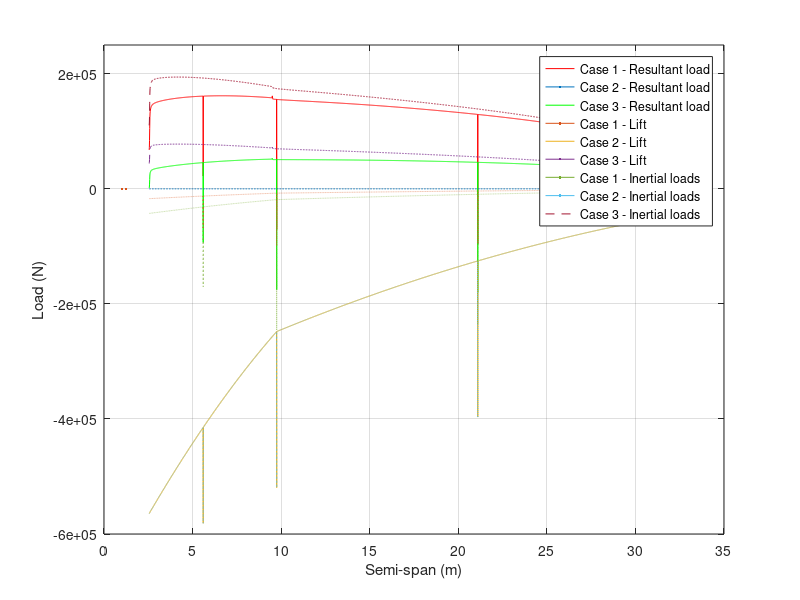
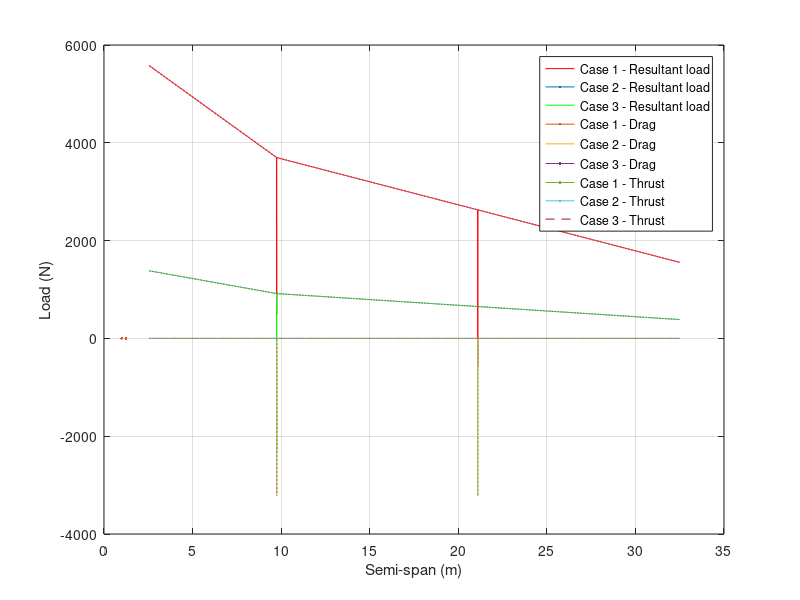
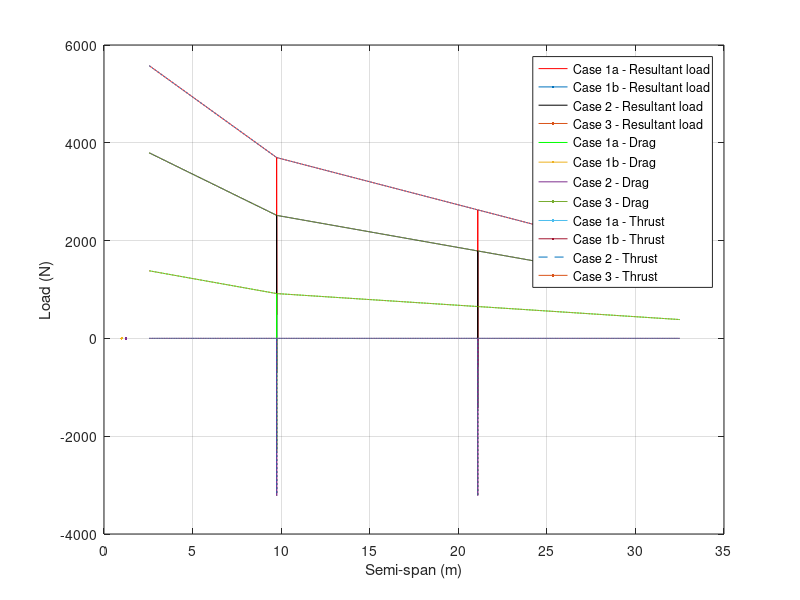
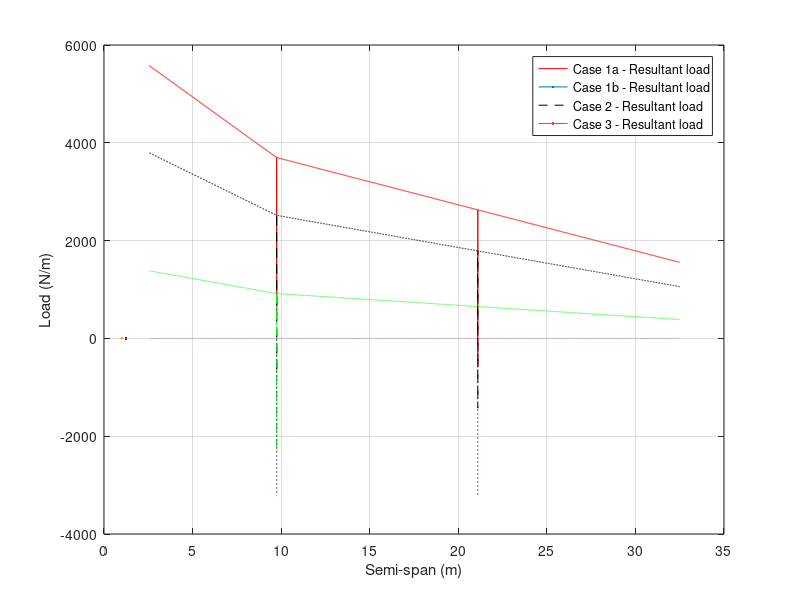

MATLAB code to generate these figures, in order:
clc
clear
close all

%LOADS DISTRIBUTION

%get chord distribution
%leading edge sweep angle
b = 32.45 * tand(26.6);
a = b - 3.47/4;

aa = (a + 3.47)/32.45;

%sweep_angle = atand(aa);
sweep_angle = atand(aa);

%chord distribution for first section
outer_chord = 13.89 - (9.75 * tand(sweep_angle));

gradient1 = (outer_chord - 13.89)/9.75;

%for outer section
gradient2 = (3.47 - outer_chord)/(32.45 - 9.75);

span1 = 2.55:0.01:9.75;
span2 = 9.75:0.01:32.5;

c2 = outer_chord - gradient2 * 9.75;

chord1 = gradient1 * span1 + 13.89;
chord2 = gradient2*span2+c2;

chord = [chord1,chord2];

%CMo for airfoil
Cmoairf = -0.131;

%constants
W_S = 7840;         %wing loading in N/m^2
S = 482;            %wing area in m^2
rho = 1.227;        %sea level density
W = 353385;         %mtow in kg
g = 9.81;           %gravitational constant
T = 321600;         %thrust produced by each engine in N

%masses and wing properties
m_dry = 27100/2;        %dry mass of the wing in kg
weight_wing = m_dry*g;  %weight of the wing in N
V_wing = 168.6331;      %volume of the wing in m^3 CHANGE THIS WITH THE REAL VALUE  

m_fuel = 176091;        %fuel mass in kg
rho_fuel = 804;         %fuel density in kg/m^3
length_ft = 26.83;      %length of fuel tank 

m_engine = 6147.1;      %mass of engine
m_mg = 15100;           %mass of main landing gear


%aerofoil properties
cg = 0.4141;                            %centre of gravity
arm_length = 0.1641;                    %distance of cg from aerodynamic centre
frontSpar = 0.12;                       %location of front spar
rearSpar = 0.7;                         %location of shear spar
flexAxis = (frontSpar+rearSpar)/2;      %location of flexural axis (shear centre)


%wing discretisation
span = [span1,span2];      %29.33 is the length of the wing that is outside of the fuselage

%area of the aerofoil at each section of the wing
area_aerofoil = 0.0939*chord.^2;


%cases: [case 1a, case 1b, case 3, case 2]

v = [130.537; 171.25; 81.21;95.3];           %speed in m/s
n = [2.5; 2.5; 3;1];                      %load factor
L = n*W*g;                              %overall lift
L(3) = 0;                               %assume no aerodynamic forces in case 3
C_l = (2*n*W_S)./(rho*v.^2);            %lift coefficient
C_l(3) = 0;                             %assume no aerodynamic forces in case 3
%C_d = [0.13; 0.022; 0];                 %drag coefficient taken from polars
C_d = [0.043; 0.017; 0;0.02];
D = 0.5.*rho.*v.^2.*S.*C_d;             %overall drag
L0 = L./(32.5*pi*0.5 - 6.34);           %assume an elliptical lift distribution

dy = 0.01;                      %length of each section
dV = area_aerofoil * dy;        %volume of each section

%load on each section of the wing due to the wing's weight
dW_wing = (weight_wing/V_wing) * dV;

%load due to 1 engine in N
dW_engine = [m_engine*g;m_engine*g;m_engine*g]; 

%load due to 1 main landing gear in N
dW_mg = [m_mg*g/4;m_mg*g/4;m_mg*g/4];

%load due to fuel in the wings in N
V_fuel = 219.75;                %volume of fuel in m^3
dmass_fuel = rho_fuel * dV;     %mass of fuel in each section
dmass_fuel(2747:end) = 0;       %no fuel after y = 30
dW_fuel = dmass_fuel*g;         %weight of fuel in each section

%add all of the weights to get the total weight experienced at each section
dW_total = zeros(4, length(chord));             %pre-define array

%case 1a - worst case scenario with no fuel weight
dW_total(1,:) = dW_total(1,:) + dW_wing;                             %add weight of wing
dW_total(1,721) = dW_total(1,721) + dW_engine(1)*0.01;         %add weight of engine 1
dW_total(1,1857) = dW_total(1,1857) + dW_engine(1)*0.01;     %add weight of engine 2
dW_total(1,306) = dW_total(1,306) + dW_mg(1)*0.01;             %add weight of landing gear
dW_total(1,:) = dW_total(1,:) * 100;

%case 1b - worst case scenario with no fuel weight
dW_total(2,:) = dW_total(2,:) + dW_wing;                             %add weight of wing
dW_total(2,721) = dW_total(2,721) + dW_engine(2)*0.01;         %add weight of engine 1
dW_total(2,1857) = dW_total(2,1857) + dW_engine(2)*0.01;     %add weight of engine 2
dW_total(2,306) = dW_total(2,306) + dW_mg(2)*0.01;             %add weight of landing gear
dW_total(2,:) = dW_total(2,:) * 100;

%case 3 - worst case scenario with fuel weight
dW_total(3,:) = dW_total(3,:) + dW_wing + dW_fuel;                   %add weight of wing and fuel
dW_total(3,721) = dW_total(3,721) + dW_engine(3)*0.01;         %add weight of engine 1
dW_total(3,1857) = dW_total(3,1857) + dW_engine(3)*0.01;     %add weight of engine 2
dW_total(3,306) = dW_total(3,306) + dW_mg(3)*0.01;             %add weight of landing gear
dW_total(3,:) = dW_total(3,:) * 100;
%dW_total(3,306) = dW_total(3,306) - 6.2349e6;             %add force of main landing gear on the wing at touch down

%case 2 - OEI no fuel in the wings. worst case scenario at take of (using take off speed)
dW_total(4,:) = dW_total(4,:) + dW_wing;                             %add weight of wing
dW_total(4,721) = dW_total(4,721) + dW_engine(2)*0.01;         %add weight of engine 1
dW_total(4,1857) = dW_total(4,1857) + dW_engine(2)*0.01;     %add weight of engine 2
dW_total(4,306) = dW_total(4,306) + dW_mg(2)*0.01;             %add weight of landing gear
dW_total(4,:) = dW_total(4,:) * 100;

dW_total = dW_total.*n.*1.5;


%loading lifting distribution
data1 = load("WingLoadCase1.mat");
data2 = load("WingLoadCase2.mat");
dL1 = data1.vq;
dL2 = data2.vq;
dL(1 , :) = dL1';                            %case 1a
dL(2 , :) = dL(1,:);                        %case 1b
dL(3 , :) = zeros(1 , length(span));        %case 3
dL(4 , :) = dL2';                            %case 1a



%CALCULATING SHEAR
dS = dy*chord;                              %planform area distribution
dD = 0.5*rho*v.^2.*C_d.*dS;                 %drag distribution
%dL = L0.*sqrt(1-(span/32.5).^2);            %elliptical lift distribution
dD(:,685:760) = dD(:,685:760) - T/75;       %subtract thrust of engine 1
dD(:,1823:1898) = dD(:,1823:1898) - T/75;   %subtract thrust of engine 2

total_lift = 2 * trapz(dL(1,:));

for i = 1:4  
    for j = 1:length(span)
        temp = dD(i,j:length(span));
        shear_x(i,j) = sum(temp*dy);
    end
end

shear_y = 0;

for i = 1:4
    for j = 1:length(span)
        temp1 = dL(i,j:length(span));
        temp2 = dW_total(i,j:length(span));
        shear_z(i,j) = sum((temp1-temp2)*dy);
    end
end

shear_total = sqrt(shear_x.^2 + shear_z.^2);


%CALCULATING BENDING MOMENT

for i = 1:4
    for j = 1:length(span)
        temp = shear_z(i,j:length(span));
        M_x(i,j) = sum(temp)*dy;
    end
end

for i = 1:4
    for j = 1:length(span)
        temp = shear_x(i,j:length(span));
        M_z(i,j) = sum(temp)*dy;
    end
end

%maybe have a look at this again because now we have 4 cases
% %CALCULATING TORQUE
% M_torque = zeros(4, length(span));
% landing_gear_force_case3 = zeros(length(span));
% landing_gear_force_case3(311:359) = 3.4278e6/48 ; %double check this is correct or not
% for i=1:4
%     for j = 1: length(span)
%         if i==3 % the landing gear will exert a moment
%         x_quart(i, j) = 0.25 * chord(j);
%         z_f = 0.07; % depends how we define the axis
%         x_cg= cg;
%         m_0w(i,j) = 0.5* rho * v(i)^2 * chord(j)^2 * Cmoairf; 
%         dM(i,j) = dL(i,j)* (flexAxis - x_quart(i,j))+dD(i,j) * 0 + dW_total(i,j) *(flexAxis - x_cg) + landing_gear_force_case3(1,j)*(flexAxis - rearSpar) - m_0w(i,j);
%         M_torque(i,j)= sum(dM(i,j)) ;  
%         else
%     x_quart(i, j) = 0.25 * chord(j);
%     z_f = 0.07; % depends how we define the axis
%     x_cg= cg;
%     m_0w(i,j) = 0.5* rho * v(i)^2 * chord(j)^2 * Cmoairf; 
%     dM(i,j) = dL(i,j)* (flexAxis - x_quart(i,j))+dD(i,j) * 0 + dW_total(i,j) *(flexAxis - x_cg) + - m_0w(i,j);
%     M_torque(i,j)= sum(dM(i,j)) ;
%     end
%     end
% end


%PLOTSS

% figure(1)
% plot(span,-dW_total(1,:),"r", LineWidth = 1.5);
% hold on
% plot(span,-dW_total(2,:),"b--", LineWidth = 1.5);
% plot(span,-dW_total(3,:),":", LineWidth = 1.5);
% hold off
% grid on
% xlabel("Semi-span (m)");
% ylabel("Weight distribution (N/m)");
% legend("Case 1a","Case 1b", "Case 3");
% 
% % figure(2)
% % plot(span,dL(1,:),"r", LineWidth = 1.5);
% % hold on
% % plot(span,dL(2,:),"b--", LineWidth = 1.5);
% % plot(span,dL(3,:),":", LineWidth = 1.5);
% % hold off
% % title("Lift distribution");
% % xlabel("Semi-span (m)");
% % ylabel("Lift (N/m)");
% % grid on
% % legend("Case 1a","Case 1b", "Case 3");
% 
% figure(3)
% plot(span,dL(1,:)-dW_total(1,:),"r", LineWidth = 1.5);
% hold on
% plot(span,dL(2,:)-dW_total(2,:),"b--", LineWidth = 1.5);
% plot(span,dL(3,:)-dW_total(3,:),":", LineWidth = 1.5);
% hold off
% xlabel("Semi-span (m)");
% ylabel("load distribution (N/m)");
% grid on
% legend("Case 1a","Case 1b", "Case 3");
% 
% figure(4)
% subplot(1,3,1);
% plot(span,shear_x(1,:),"r", LineWidth = 1.5);
% hold on
% plot(span,shear_x(2,:),"b--", LineWidth = 1.5);
% plot(span,shear_x(3,:),":", LineWidth = 1.5);
% hold off
% grid on
% xlabel("Semi-span (m)");
% ylabel("Shear distribution in x-direction (N/m^2)");
% legend("Case 1a","Case 1b", "Case 3");
% 
% subplot(1,3,2);
% plot(span,shear_z(1,:),"r", LineWidth = 1.5);
% hold on
% plot(span,shear_z(2,:),"b--", LineWidth = 1.5);
% plot(span,shear_z(3,:),":", LineWidth = 1.5);
% hold off
% grid on
% xlabel("Semi-span (m)");
% ylabel("Shear distribution in z-direction (N/m^2)");
% legend("Case 1a","Case 1b", "Case 3");
% 
% subplot(1,3,3);
% plot(span,shear_total(1,:),"r", LineWidth = 1.5);
% hold on
% plot(span,shear_total(2,:),"b--", LineWidth = 1.5);
% plot(span,shear_total(3,:),":", LineWidth = 1.5);
% hold off
% grid on
% xlabel("Semi-span (m)");
% ylabel("Total shear distribution (N/m^2)");
% legend("Case 1a","Case 1b", "Case 3");
% 
% figure(5)
% subplot(1,2,1);
% plot(span,M_x(1,:),"r", LineWidth = 1.5);
% hold on
% plot(span,M_x(2,:),"b--", LineWidth = 1.5);
% plot(span,M_x(3,:),":", LineWidth = 1.5);
% hold off
% grid on
% xlabel("Semi-span (m)");
% ylabel("Bending moment distribution in x-direction (N)");
% legend("Case 1a","Case 1b", "Case 3");
% 
% subplot(1,2,2);
% plot(span,M_z(1,:),"r", LineWidth = 1.5);
% hold on
% plot(span,M_z(2,:),"b--", LineWidth = 1.5);
% plot(span,M_z(3,:),":", LineWidth = 1.5);
% hold off
% grid on
% xlabel("Semi-span (m)");
% ylabel("Bending moment distribution in z-direction (N)");
% legend("Case 1a","Case 1b", "Case 3");
% 
% 
% % figure(6)
% % plot(span,M_torque(1,:),"r", LineWidth = 1.5);
% % hold on
% % plot(span,M_torque(2,:),"b--", LineWidth = 1.5);
% % plot(span,M_torque(3,:),":", LineWidth = 1.5);
% % hold off
% % grid on
% % xlabel("Semi-span (m)");
% % ylabel(" (N)");
% % legend("Case 1a","Case 1b", "Case 3");
% 
% % Get the sectional load vs spanwise diagram for case 1&3 under different
% % conditions so MTOW, EFW, MLW
% 
% %%%%%%% CHANGE THE VALUES OF MLW AND EFW
% MTOW = 353385;         %mtow in kg
% MLW =  320000        ; % maximum landing weoght
% EFW =  300000      ; %EMPTY FUEL WEIGHT
% n= 3.75;
% mass=[MTOW, MLW, EFW];
% 
% for j= 1:3
%     lift(j) = n* mass(j)*g;
%     L0(j)= lift(j)/(32.5*pi*0.5 - 6.34);  %assume an elliptical lift distribution
%     dl_new(j,:) = L0(j)*sqrt(1-(span/32.5).^2);
% end
% 
% figure
% plot(span, dl_new(1,:))
% hold on
% plot(span, dl_new(2,:))
% plot(span, dl_new(3,:))
% grid on
% xlabel("Spanwise position (m)")
% ylabel("Sectional load (N/m)")
% 
% 
% figure
% plot(span,dL(1,:)-dW_total(1,:),"r",LineWidth = 1.25);
% hold on
% plot(span,dL(3,:)-dW_total(3,:),LineWidth = 1.25,Color=[0 128 255]/255);
% plot(span,dL(1,:),"--", LineWidth = 1.25,Color=[255 102 102]/255);
% plot(span,dL(3,:),"--", LineWidth = 1.25,Color=[102 102 255]/255);
% plot(span,dL(1,:),"k:")
% plot(span,-dW_total(1,:),":", LineWidth = 1.25,Color=[153 0 0]/255);
% plot(span,-dW_total(3,:),":", LineWidth = 1.25,Color=[0 0 153]/255);
% hold off
% xlabel("Semi-span (m)");
% ylabel("load distribution (N/m)");
% grid on
% legend("Case 1 - Resultant load","Case 3 - Resultant load","Case 1 - Lift ", "Case 3 - Lift ","Case 1 - Inertial loads","Case 3 - Inertial loads");
% 

%GRAPH FOR THE REPORT (VERTICAL LOADS)
figure
plot(span,dL(1,:)-dW_total(1,:),"r",LineWidth = 1.25);
hold on
plot(span,dL(4,:)-dW_total(1,:),"g",LineWidth = 1.25);
plot(span,dL(3,:)-dW_total(3,:),LineWidth = 1.25,Color=[0 128 255]/255);
plot(span,dL(1,:),"--", LineWidth = 1.25,Color=[255 102 102]/255);
plot(span,dL(4,:),"--", LineWidth = 1.25,Color=[50 153 50]/255);
plot(span,dL(3,:),"--", LineWidth = 1.25,Color=[102 102 255]/255);
plot(span,-dW_total(1,:),":", LineWidth = 1.25,Color=[153 0 0]/255);
plot(span,-dW_total(4,:),":", LineWidth = 1.25,Color=[0 50 0]/255);
plot(span,-dW_total(3,:),":", LineWidth = 1.25,Color=[0 0 153]/255);
hold off
ylim([-6 2.5]*10e4);
xlabel("Semi-span (m)");
ylabel("Load (N)");
grid on
legend("Case 1 - Resultant load","Case 2 - Resultant load","Case 3 - Resultant load","Case 1 - Lift ","Case 2 - Lift " ,"Case 3 - Lift ","Case 1 - Inertial loads","Case 2 - Inertial loads","Case 3 - Inertial loads");

% %GRAPH FOR THE REPORT (HORIZONTAL LOADS)
dD = 0.5*rho*v.^2.*C_d.*dS;                 %drag distribution
dD = dD * 100;
dT = zeros(4,length(span));
dT(1:3,721) = dT(1:3,721) + T*0.01;         %thrust of engine 1 for cases 1a, 1b and 3
dT(1:3,1857) = dT(1:3,1857) + T*0.01;         %thrust of engine 2 for cases 1a, 1b and 3
dT(4,721) = dT(4,721) + T*0.01;             %only add thrust from engine 1 for worst case scenario


figure
plot(span,dD(1,:)-dT(1,:),"r",LineWidth = 1.25);
hold on
plot(span,dD(4,:)-dT(4,:),"g",LineWidth = 1.25);
plot(span,dD(3,:)-dT(3,:),LineWidth = 1.25,Color=[0 128 255]/255);
plot(span,dD(1,:),"--", LineWidth = 1.25,Color=[255 102 102]/255);
plot(span,dD(4,:),"--", LineWidth = 1.25,Color=[50 153 50]/255);
plot(span,dD(3,:),"--", LineWidth = 1.25,Color=[102 102 255]/255);
plot(span,-dT(1,:),":", LineWidth = 1.25,Color=[153 0 0]/255);
plot(span,-dT(4,:),":", LineWidth = 1.25,Color=[0 50 0]/255);
plot(span,-dT(3,:),":", LineWidth = 1.25,Color=[0 0 153]/255);
hold off
%ylim([-6 2.5]*10e4);
xlabel("Semi-span (m)");
ylabel("Load (N)");
grid on
legend("Case 1 - Resultant load","Case 2 - Resultant load","Case 3 - Resultant load","Case 1 - Drag ","Case 2 - Drag " ,"Case 3 - Drag ","Case 1 - Thrust","Case 2 - Thrust","Case 3 - Thrust");


figure
plot(span,dD(1,:)-dT(1,:),"r",LineWidth = 1.25);
hold on
plot(span,dD(2,:)-dT(2,:),"k",LineWidth = 1.25);
plot(span,dD(4,:)-dT(4,:),"g",LineWidth = 1.25);
plot(span,dD(3,:)-dT(3,:),LineWidth = 1.25,Color=[0 128 255]/255);
plot(span,dD(1,:),"--", LineWidth = 1.25,Color=[255 102 102]/255);
plot(span,dD(2,:),"--", LineWidth = 1.25,Color=[96 96 96]/255);
plot(span,dD(4,:),"--", LineWidth = 1.25,Color=[50 153 50]/255);
plot(span,dD(3,:),"--", LineWidth = 1.25,Color=[102 102 255]/255);
plot(span,-dT(1,:),":", LineWidth = 1.25,Color=[153 0 0]/255);
plot(span,-dT(2,:),":", LineWidth = 1.25,Color=[192 192 192]/255);
plot(span,-dT(4,:),":", LineWidth = 1.25,Color=[0 50 0]/255);
plot(span,-dT(3,:),":", LineWidth = 1.25,Color=[0 0 153]/255);
hold off
%ylim([-6 2.5]*10e4);
xlabel("Semi-span (m)");
ylabel("Load (N)");
grid on
legend("Case 1a - Resultant load","Case 1b - Resultant load","Case 2 - Resultant load","Case 3 - Resultant load","Case 1a - Drag ","Case 1b - Drag ","Case 2 - Drag " ,"Case 3 - Drag ","Case 1a - Thrust","Case 1b - Thrust","Case 2 - Thrust","Case 3 - Thrust");



figure
plot(span,dD(1,:)-dT(1,:),"r",LineWidth = 1.25);
hold on
plot(span,dD(2,:)-dT(2,:),"k--",LineWidth = 1.25);
 plot(span,dD(4,:)-dT(4,:),"g-.",LineWidth = 1.25);
 % hold on
%plot([21.1,21.1],[1500,-500]);
 % hold off
 plot(span,dD(3,:)-dT(3,:),":",LineWidth = 1.25,Color=[0 128 255]/255);
% hold off
xlabel("Semi-span (m)");
ylabel("Load (N/m)");
grid on
legend("Case 1a - Resultant load","Case 1b - Resultant load","Case 2 - Resultant load","Case 3 - Resultant load");




















